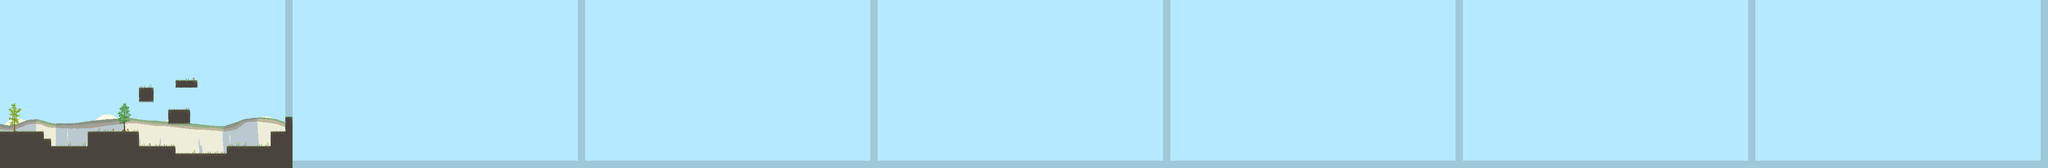

A level layout from a 2D game, rendered from its tile map. Below: a short description, then the map file with tile-grid data replaced by summaries:
An orthogonal 280x23 tile map with 16x16 px tiles, 6 tile layers (Background, Ground, Colliders, Trees, ...), 3 tilesets, 2 image layers and 13 objects (5x Checkpoint, 4x Spikes, PlayerSpawn, LevelManager, Chest, ...).

<map version="1.4" tiledversion="1.4.3" orientation="orthogonal" renderorder="right-down" width="280" height="23" tilewidth="16" tileheight="16" infinite="0" backgroundcolor="#b4e9ff" nextlayerid="82" nextobjectid="248">
 <editorsettings>
  <export target="../assets/levels/level6.json" format="json" />
 </editorsettings>
 <tileset firstgid="1" source="tilesets/TilesetForest.tsx" />
 <tileset firstgid="257" source="tilesets/TilesetTrees.tsx" />
 <tileset firstgid="513" source="tilesets/TilesetDocks.tsx" />
 <imagelayer id="74" name="BackgroundClouds">
  <image source="../assets/backgrounds/CloudsLow0.png" width="640" height="360" />
  <properties>
   <property name="depth" type="float" value="-1000" />
   <property name="parallax" type="float" value="5" />
  </properties>
 </imagelayer>
 <imagelayer id="73" name="BackgroundImage">
  <image source="../assets/backgrounds/Shore.png" width="640" height="360" />
  <properties>
   <property name="depth" type="float" value="-100" />
   <property name="parallax" type="float" value="2" />
  </properties>
 </imagelayer>
 <layer id="64" name="Background" width="280" height="23">
  <data>[6440 cells, 0 non-empty, 0 distinct tile ids]</data>
 </layer>
 <layer id="65" name="Ground" width="280" height="23">
  <data>[6440 cells, 161 non-empty, 16 distinct tile ids]</data>
 </layer>
 <layer id="66" name="Colliders" width="280" height="23" opacity="0.5">
  <data>[6440 cells, 161 non-empty, 1 distinct tile ids]</data>
 </layer>
 <layer id="67" name="Trees" width="280" height="23">
  <properties>
   <property name="depth" type="float" value="10" />
  </properties>
  <data>[6440 cells, 16 non-empty, 16 distinct tile ids]</data>
 </layer>
 <layer id="69" name="Grass" width="280" height="23">
  <properties>
   <property name="depth" type="float" value="10" />
  </properties>
  <data>[6440 cells, 48 non-empty, 8 distinct tile ids]</data>
 </layer>
 <objectgroup id="3" name="Objects">
  <object id="81" name="PlayerSpawn" type="PlayerSpawn" x="64" y="272">
   <point />
  </object>
  <object id="83" name="LevelManager" type="LevelManager" x="1808" y="0">
   <point />
  </object>
  <object id="209" name="Checkpoint" type="Checkpoint" x="656" y="272" width="16" height="16" />
  <object id="214" name="Checkpoint" type="Checkpoint" x="1328" y="272" width="16" height="16" />
  <object id="215" name="Checkpoint" type="Checkpoint" x="1952" y="272" width="16" height="16" />
  <object id="223" name="Chest" type="Chest" x="2016" y="144" width="16" height="16" />
  <object id="236" name="CheckPoint" type="Checkpoint" x="3264" y="272" width="16" height="16" />
  <object id="240" name="CheckPoint" type="Checkpoint" x="3936" y="288" width="16" height="16" />
  <object id="243" name="PlayerFinish" type="PlayerFinish" x="4064" y="144" width="16" height="16" />
 </objectgroup>
 <objectgroup id="14" name="Collision" />
 <objectgroup id="11" name="Spikes">
  <object id="244" name="Spikes" type="Spikes" x="112" y="304" width="80" height="16" />
  <object id="245" name="Spikes" type="Spikes" x="304" y="304" width="80" height="16" />
  <object id="246" name="Spikes" type="Spikes" x="384" y="320" width="112" height="16" />
  <object id="247" name="Spikes" type="Spikes" x="496" y="304" width="96" height="16" />
 </objectgroup>
 <layer id="72" name="DebugOverlay" width="280" height="23" opacity="0.2">
  <data>[6440 cells, 434 non-empty, 1 distinct tile ids]</data>
 </layer>
</map>